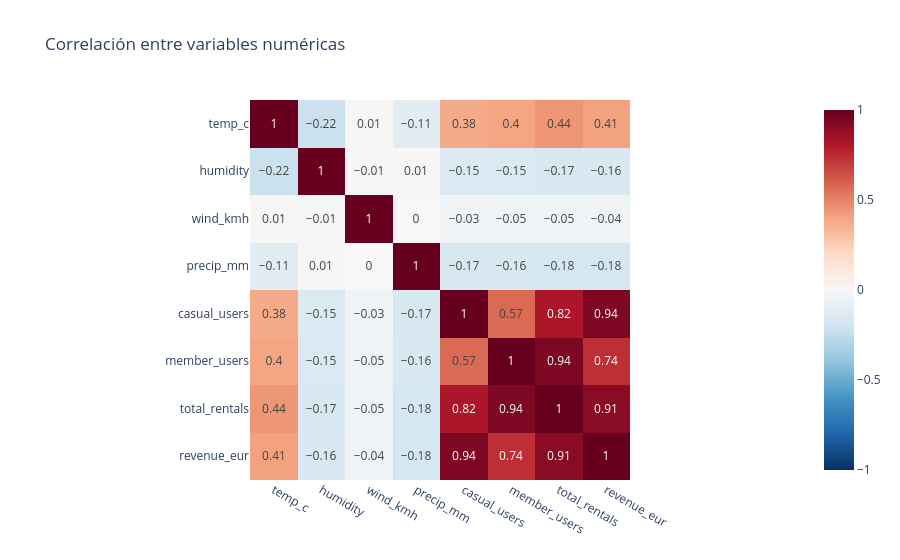

Write notebook code for a chart like this one.
### Markdown cell above
d) (0.75 pts) Elabora **dos** visualizaciones:

1. Un gráfico de correlación entre variables numéricas relevantes (por ejemplo `temp_c`, `humidity`, `wind_kmh`, `precip_mm`, `casual_users`, `member_users`, `total_rentals`, `revenue_eur`).
2. Un gráfico que muestre la demanda media (`total_rentals`) por `hour` (y, si quieres, separando fin de semana / laborable).

Comenta 2–3 hallazgos (correlaciones, horas punta, efecto del clima, etc.).

### Code cell
# Gráfico de correlacion entre variables numericas relevantes
columnas_corr = ["temp_c", "humidity", "wind_kmh", "precip_mm",
                 "casual_users", "member_users", "total_rentals", "revenue_eur"]

# Matriz de correlacion 
matriz_corr = mobilityData[columnas_corr].corr()
print(matriz_corr.round(2))

fig = px.imshow(matriz_corr.round(2), text_auto=True, color_continuous_scale="RdBu_r",
                zmin=-1, zmax=1, title="Correlación entre variables numéricas")
fig.show()

### Figure 1 — Plotly figure (JSON) as saved in the notebook; plotly's stock layout.template omitted (floating-point values rounded to 4 significant figures)
{"data": [{"coloraxis": "coloraxis", "hovertemplate": "x: %{x}<br>y: %{y}<br>color: %{z}<extra></extra>", "name": "0", "texttemplate": "%{z}", "type": "heatmap", "x": ["temp_c", "humidity", "wind_kmh", "precip_mm", "casual_users", "member_users", "total_rentals", "revenue_eur"], "xaxis": "x", "y": ["temp_c", "humidity", "wind_kmh", "precip_mm", "casual_users", "member_users", "total_rentals", "revenue_eur"], "yaxis": "y", "z": [[1.0, -0.22, 0.01, -0.11, 0.38, 0.4, 0.44, 0.41], [-0.22, 1.0, -0.01, 0.01, -0.15, -0.15, -0.17, -0.16], [0.01, -0.01, 1.0, -0.0, -0.03, -0.05, -0.05, -0.04], [-0.11, 0.01, -0.0, 1.0, -0.17, -0.16, -0.18, -0.18], [0.38, -0.15, -0.03, -0.17, 1.0, 0.57, 0.82, 0.94], [0.4, -0.15, -0.05, -0.16, 0.57, 1.0, 0.94, 0.74], [0.44, -0.17, -0.05, -0.18, 0.82, 0.94, 1.0, 0.91], [0.41, -0.16, -0.04, -0.18, 0.94, 0.74, 0.91, 1.0]]}], "layout": {"coloraxis": {"autocolorscale": false, "cmax": 1, "cmin": -1, "colorscale": [[0, "rgb(5,48,97)"], [0.1, "rgb(33,102,172)"], [0.2, "rgb(67,147,195)"], [0.3, "rgb(146,197,222)"], [0.4, "rgb(209,229,240)"], [0.5, "rgb(247,247,247)"], [0.6, "rgb(253,219,199)"], [0.7, "rgb(244,165,130)"], [0.8, "rgb(214,96,77)"], [0.9, "rgb(178,24,43)"], [1, "rgb(103,0,31)"]]}, "title": {"text": "Correlación entre variables numéricas"}, "xaxis": {"anchor": "y", "constrain": "domain", "domain": [0, 1], "scaleanchor": "y"}, "yaxis": {"anchor": "x", "autorange": "reversed", "constrain": "domain", "domain": [0, 1]}}}
